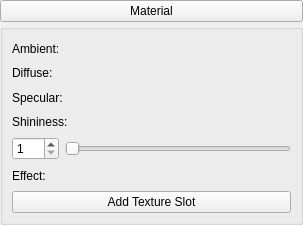
<?xml version="1.0" encoding="UTF-8"?>
<ui version="4.0">
 <class>MaterialPropertiesTab</class>
 <widget class="QWidget" name="MaterialPropertiesTab">
  <property name="geometry">
   <rect>
    <x>0</x>
    <y>0</y>
    <width>303</width>
    <height>225</height>
   </rect>
  </property>
  <property name="sizePolicy">
   <sizepolicy hsizetype="Expanding" vsizetype="Fixed">
    <horstretch>0</horstretch>
    <verstretch>0</verstretch>
   </sizepolicy>
  </property>
  <property name="windowTitle">
   <string>Form</string>
  </property>
  <layout class="QVBoxLayout" name="verticalLayout">
   <property name="spacing">
    <number>2</number>
   </property>
   <property name="leftMargin">
    <number>0</number>
   </property>
   <property name="topMargin">
    <number>0</number>
   </property>
   <property name="rightMargin">
    <number>0</number>
   </property>
   <property name="bottomMargin">
    <number>0</number>
   </property>
   <item>
    <widget class="QPushButton" name="tabToggle">
     <property name="text">
      <string>Material</string>
     </property>
     <property name="flat">
      <bool>false</bool>
     </property>
    </widget>
   </item>
   <item>
    <widget class="QGroupBox" name="groupBox">
     <property name="title">
      <string/>
     </property>
     <property name="alignment">
      <set>Qt::AlignLeading|Qt::AlignLeft|Qt::AlignTop</set>
     </property>
     <layout class="QVBoxLayout" name="verticalLayout_3" stretch="0">
      <item>
       <layout class="QVBoxLayout" name="verticalLayout_2">
        <item>
         <widget class="QLabel" name="label">
          <property name="text">
           <string>Ambient:</string>
          </property>
         </widget>
        </item>
        <item>
         <layout class="QHBoxLayout" name="ambientColorRoot"/>
        </item>
        <item>
         <widget class="QLabel" name="label_2">
          <property name="text">
           <string>Diffuse:</string>
          </property>
         </widget>
        </item>
        <item>
         <layout class="QHBoxLayout" name="diffuseColorRoot"/>
        </item>
        <item>
         <widget class="QLabel" name="label_3">
          <property name="text">
           <string>Specular:</string>
          </property>
         </widget>
        </item>
        <item>
         <layout class="QHBoxLayout" name="specularColorRoot"/>
        </item>
        <item>
         <widget class="QLabel" name="label_4">
          <property name="text">
           <string>Shininess:</string>
          </property>
         </widget>
        </item>
        <item>
         <layout class="QHBoxLayout" name="horizontalLayout_4" stretch="0,1">
          <item>
           <widget class="QDoubleSpinBox" name="shininessValue">
            <property name="decimals">
             <number>0</number>
            </property>
            <property name="minimum">
             <double>1.000000000000000</double>
            </property>
            <property name="maximum">
             <double>128.000000000000000</double>
            </property>
           </widget>
          </item>
          <item>
           <widget class="QSlider" name="shininessSlider">
            <property name="maximum">
             <number>128</number>
            </property>
            <property name="orientation">
             <enum>Qt::Horizontal</enum>
            </property>
           </widget>
          </item>
         </layout>
        </item>
        <item>
         <widget class="QLabel" name="label_6">
          <property name="text">
           <string>Effect:</string>
          </property>
         </widget>
        </item>
        <item>
         <layout class="QHBoxLayout" name="effectFileRoot" stretch=""/>
        </item>
        <item>
         <layout class="QVBoxLayout" name="textureSelectorRoot"/>
        </item>
        <item>
         <widget class="QPushButton" name="addTextureSelector">
          <property name="text">
           <string>Add Texture Slot</string>
          </property>
         </widget>
        </item>
       </layout>
      </item>
     </layout>
    </widget>
   </item>
  </layout>
 </widget>
 <resources/>
 <connections/>
</ui>
